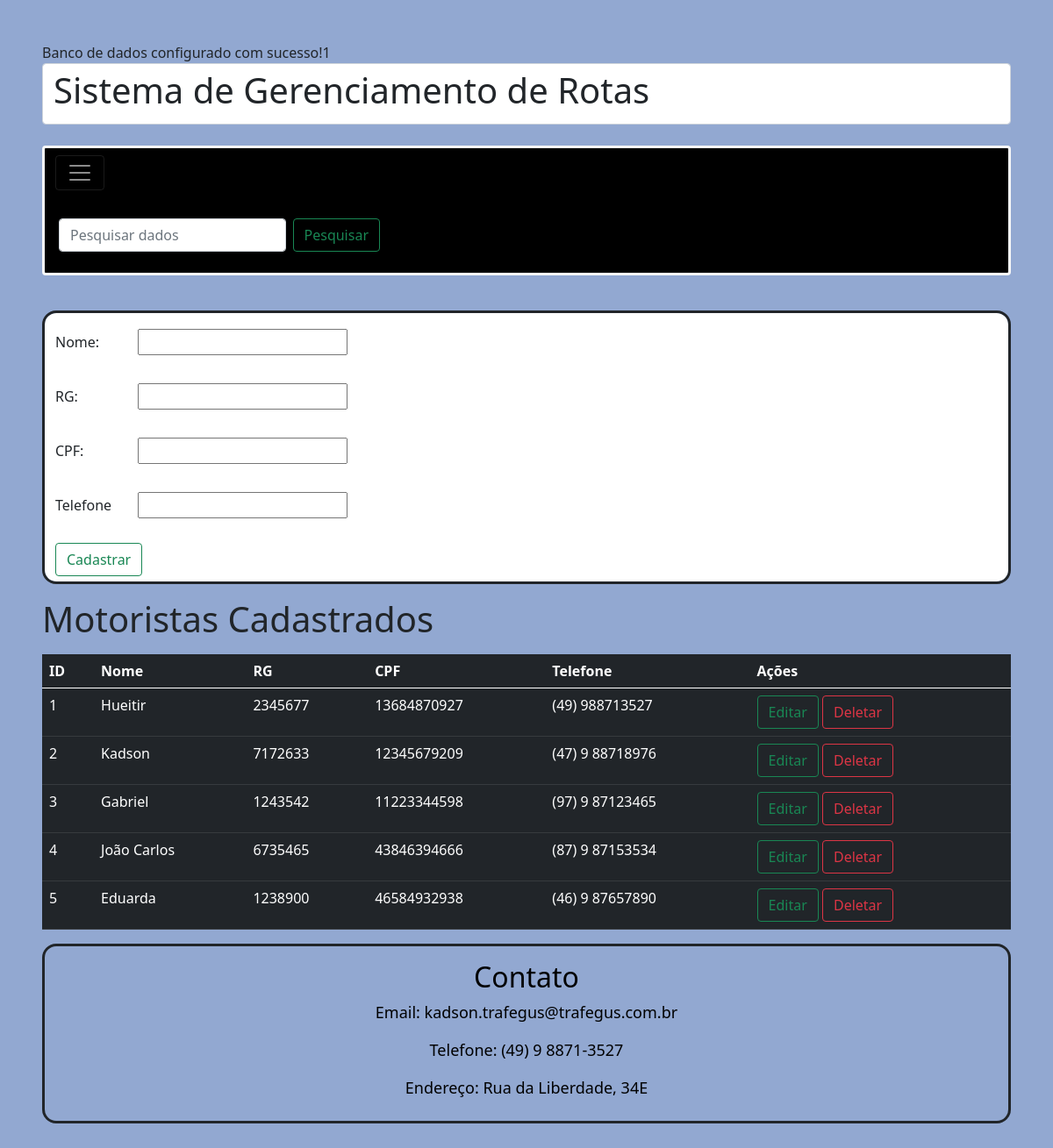
Screenshot of /src/motoristas.php with the database file from the repository.
### tables this page shows
CREATE TABLE motoristas (
        id INTEGER PRIMARY KEY AUTOINCREMENT,
        nome CHAR(255) NOT NULL,
        rg CHAR(20) NOT NULL,
        cpf CHAR(11) NOT NULL,
        telefone CHAR(20) DEFAULT NULL,
        veiculos_id INTEGER,
        FOREIGN KEY(veiculos_id) REFERENCES veiculos(id)
    );

### src/motoristas.php (the view, shortened to what this page needs)
<?= include __DIR__ . '/Cria_banco.php'; ?>
<!DOCTYPE html>
<html lang="pt-BR">
<head>
    <link href="https://cdn.jsdelivr.net/npm/bootstrap@5.0.2/dist/css/bootstrap.min.css" rel="stylesheet"
>
</head>
<body class="text-dark m-5" style="  background-color: #92a8d1;">
    <section>
        <header class="form-control">
            <h1>Sistema de Gerenciamento de Rotas</h1>
        </header>
        <br>
        <nav class="rounded navbar navbar-dark border border-3 border-light"
            style="background-color:black; border-radius: 16px;">
            <div class="container-fluid">
                <button class="navbar-toggler mb-3" type="button" data-bs-toggle="collapse"
                    data-bs-target="#navbarTogglerDemo01" aria-controls="navbarTogglerDemo01" aria-expanded="false"
                    aria-label="Toggle navigation">
                    <span class="navbar-toggler-icon"></span>
                </button>
            </div>
            <form class="d-flex m-3 col-4">
                <input class="form-control me-2" type="search" placeholder="Pesquisar dados" aria-label="Search">
                <button class="btn btn-outline-success" type="submit">Pesquisar</button>
            </form>
        </nav>
        <br>
    </section>
    <div>
        <form action="motoristas.php" method="POST" class="form-control mt-3 border border-3 border-dark" style="border-radius: 16px;">
            <label class="col-sm-1 col-form-label mt-2" for="nome">Nome:</label>
            <input type="text" id="nome" name="nome" maxlength="155" required><br><br>
            <label class="col-sm-1 col-form-label" for="rg">RG:</label>
            <input type="text" id="rg" name="rg" maxlength="20" required><br><br>
            <label class="col-sm-1 col-form-label" for="cpf">CPF:</label>
            <input type="char" id="cpf" name="cpf" maxlength="11" required><br><br>
            <label class="col-sm-1 col-form-label" for="telefone">Telefone</label>
            <input type="char" id="telefone" name="telefone" maxlength="20"><br><br>
            <button class="btn btn-outline-success" type="submit">Cadastrar</button>
        </form>
    </div>
    <h1>Motoristas Cadastrados</h1>
    <div class="">
        <table class="table mt-3 table-dark" style="width: 100%;">
            <thead>
                <tr>
                    <th scope="col">ID</th>
                    <th scope="col">Nome</th>
                    <th scope="col">RG</th>
                    <th scope="col">CPF</th>
                    <th scope="col">Telefone</th>
                    <th scope="col">Ações</th>
                </tr>
            </thead>
            <tbody>
                <?php
                    $motoristas = $db->query('SELECT * FROM motoristas')->fetchAll(PDO::FETCH_ASSOC);
                    $linha = 0;
                    foreach ($motoristas as $motora):
                        $linha++;
                    ?>
                    <tr>
                        <td><?= $linha ?></td>
                        <td><?= htmlspecialchars($motora['nome']) ?></td>
                        <td><?= htmlspecialchars($motora['rg']) ?></td>
                        <td><?= htmlspecialchars($motora['cpf']) ?></td>
                        <td><?= htmlspecialchars($motora['telefone']) ?></td>
                        <td>
                            <a href="./Acoes/editarMoto.php?linha=<?= $linha ?>" class="btn btn-outline-success">Editar</a>
                            <a href="./Acoes/excluirMoto.php?linha=<?= $linha ?>" class="btn btn-outline-danger">Deletar</a>
                        </td>
                    </tr>
                    <?php endforeach; ?>
            </tbody>
        </table>
    </div>
    <footer class="border border-3 border-dark mt-3 col-12 mb-0"
        style="border-radius: 16px; color: black; font-size: 18px; text-align: center;">
        <container class="mb-0">
            <div class="m-2 p-2 mb-0">
                <h2>Contato</h2>
                <p>Email: kadson.trafegus@trafegus.com.br</p>
                <p>Telefone: (49) 9 8871-3527</p>
                <p>Endereço: Rua da Liberdade, 34E</p>
            </div>
        </container>
    </footer>
</body>
</html>

### rows the page displays
motoristas: nome "Hueitir", rg "2345677", cpf "13684870927", telefone "(49) 988713527"
motoristas: nome "Kadson", rg "7172633", cpf "12345679209", telefone "(47) 9 88718976"
motoristas: nome "Gabriel", rg "1243542", cpf "11223344598", telefone "(97) 9 87123465"
motoristas: nome "João Carlos", rg "6735465", cpf "43846394666", telefone "(87) 9 87153534"
motoristas: nome "Eduarda", rg "1238900", cpf "46584932938", telefone "(46) 9 87657890"

### other values shown
include __DIR__ . '/Cria_banco.php' "1"
